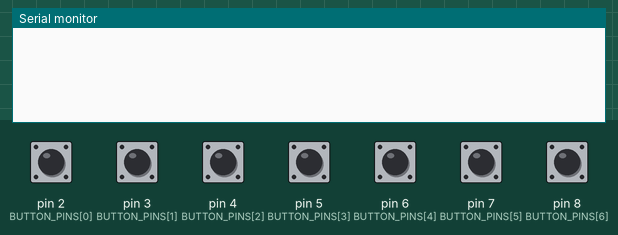
This sketch was run on a simulated Arduino Uno, built with avr-gcc and run on an emulated ATmega328P. Parts: the last lines printed to the serial monitor. The inputs (shaded band) are chosen by the test bench; at power-on: pin 2 (BUTTON_PINS[0]), pin 3 (BUTTON_PINS[1]), pin 4 (BUTTON_PINS[2]), pin 5 (BUTTON_PINS[3]), pin 6 (BUTTON_PINS[4]), pin 7 (BUTTON_PINS[5]), pin 8 (BUTTON_PINS[6]) LOW.

Above: at 1.2 s.
1.3 s: pin 2 (BUTTON_PINS[0]) pulled HIGH for 0.15 s
At 2.3 s:
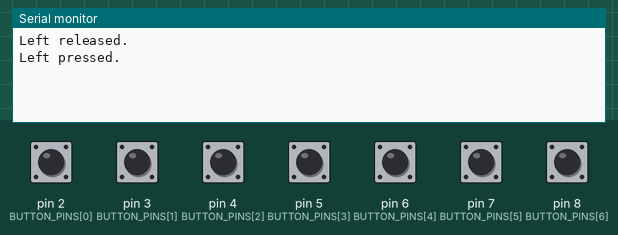
2.9 s: pin 3 (BUTTON_PINS[1]) pulled HIGH for 0.15 s
At 3.5 s:
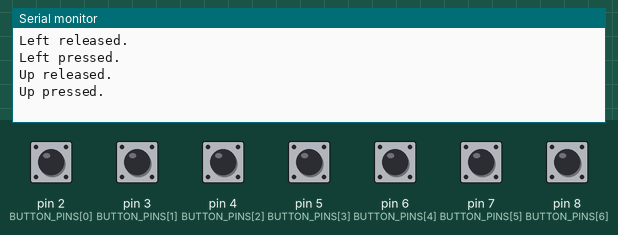
4.5 s: pin 4 (BUTTON_PINS[2]) pulled HIGH for 0.15 s
At 5.8 s:
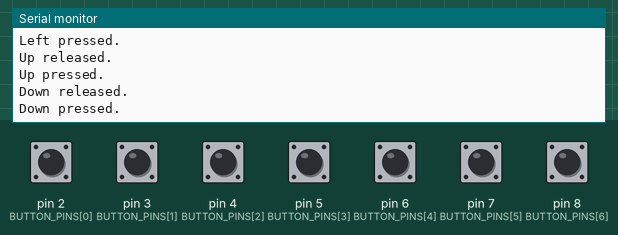
6.1 s: pin 5 (BUTTON_PINS[3]) pulled HIGH for 0.15 s
At 7.1 s:
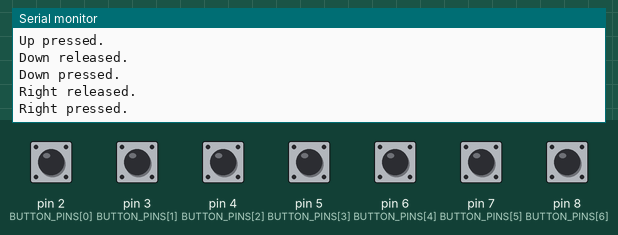
7.7 s: pin 6 (BUTTON_PINS[4]) pulled HIGH for 0.15 s
At 8.4 s:
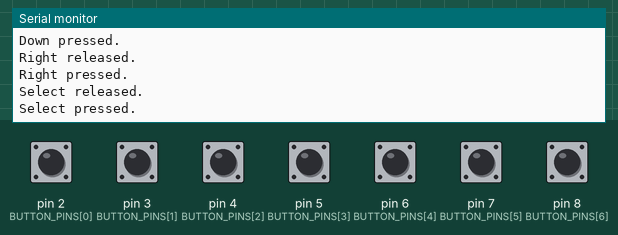
9.3 s: pin 7 (BUTTON_PINS[5]) pulled HIGH for 0.15 s
At 10.8 s:
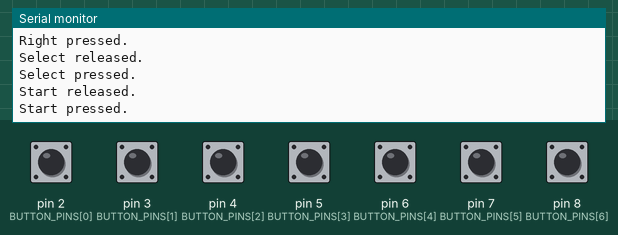

Measured:
- after the input at 1.3 s, the serial monitor: prints a new line at once (image 1)
- after the input at 2.9 s, the serial monitor: prints a new line at once (image 2)
- after the input at 4.5 s, the serial monitor: prints a new line at once (image 3)
- after the input at 6.1 s, the serial monitor: prints a new line at once (image 4)
- after the input at 7.7 s, the serial monitor: prints a new line at once (image 5)
- after the input at 9.3 s, the serial monitor: prints a new line at once (image 6)

The sketch:

controller.ino
```cpp
/*
 Nathan Chay
 200403221
 CS 207
 Oct. 14, 2020
*/

//  pins for buttons
const int BUTTON_PINS[8] = {2, 3, 4, 5, 6, 7, 8, 9};
const String BUTTON_NAMES[8] = {"Left", "Up", "Down", "Right", "Select", "Start", "B", "A"};

//  last states of the buttons
int button_last_state[8] = {0, 0, 0, 0, 0, 0, 0, 0};

// current state of the button
int button_current_state = 0;

void setup()
{
  //  setting pins to input mode
  for (int i = 0; i < 7; i++)
  {
    pinMode(BUTTON_PINS[i], INPUT);
  }

  //  initialize serial output
  Serial.begin(9600);
}

void loop()
{
  //  looping through all buttons
  for (int i = 0; i < 7; i++)
  {
    //  getting current state of button
    button_current_state = digitalRead(BUTTON_PINS[i]);

    //  assume pull-up button configuration
    //  if the state goes from low to high, the button has been released
    if (button_last_state[i] == LOW && button_current_state == HIGH)
    {
      Serial.println(BUTTON_NAMES[i] + " released.");
      button_last_state[i] = HIGH;
    }
    //  if the state goes from high to low, the button has been pressed
    else if (button_last_state[i] == HIGH && button_current_state == LOW)
    {
      Serial.println(BUTTON_NAMES[i] + " pressed.");
      button_last_state[i] = LOW;
    }
  }
}
```
